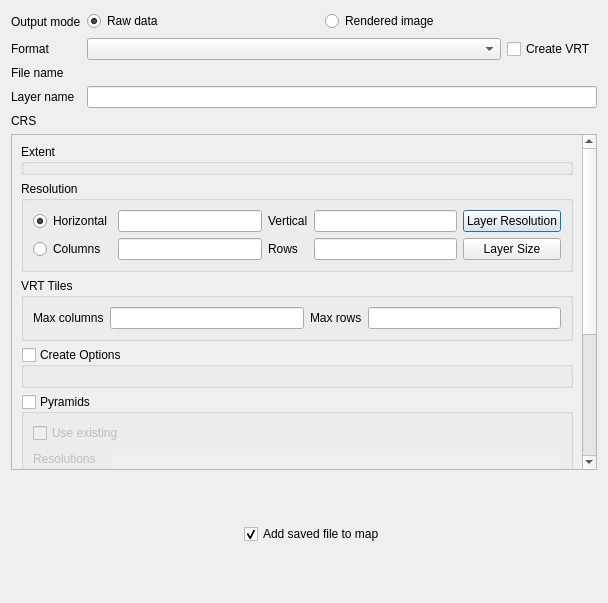
<?xml version="1.0" encoding="UTF-8"?>
<ui version="4.0">
 <class>QgsRasterLayerSaveAsDialogBase</class>
 <widget class="QDialog" name="QgsRasterLayerSaveAsDialogBase">
  <property name="geometry">
   <rect>
    <x>0</x>
    <y>0</y>
    <width>608</width>
    <height>603</height>
   </rect>
  </property>
  <property name="windowTitle">
   <string>Save Raster Layer as…</string>
  </property>
  <layout class="QVBoxLayout" name="verticalLayout">
   <item>
    <layout class="QGridLayout" name="gridLayout_4">
     <item row="2" column="1">
      <widget class="QgsFileWidget" name="mFilename">
       <property name="enabled">
        <bool>true</bool>
       </property>
       <property name="focusPolicy">
        <enum>Qt::NoFocus</enum>
       </property>
      </widget>
     </item>
     <item row="0" column="0">
      <widget class="QLabel" name="mModeLabel">
       <property name="text">
        <string>Output mode</string>
       </property>
      </widget>
     </item>
     <item row="0" column="1">
      <layout class="QHBoxLayout" name="horizontalLayout_6">
       <item>
        <widget class="QRadioButton" name="mRawModeRadioButton">
         <property name="toolTip">
          <string>Write out raw raster layer data. Optionally user defined NoData values may be applied.</string>
         </property>
         <property name="text">
          <string>Raw data</string>
         </property>
         <property name="checked">
          <bool>true</bool>
         </property>
        </widget>
       </item>
       <item>
        <widget class="QRadioButton" name="mRenderedModeRadioButton">
         <property name="toolTip">
          <string>Write out 3 bands RGB image rendered using current layer style.</string>
         </property>
         <property name="text">
          <string>Rendered image</string>
         </property>
         <property name="checked">
          <bool>false</bool>
         </property>
        </widget>
       </item>
       <item>
        <spacer name="horizontalSpacer">
         <property name="sizeHint" stdset="0">
          <size>
           <width>40</width>
           <height>20</height>
          </size>
         </property>
        </spacer>
       </item>
      </layout>
     </item>
     <item row="1" column="0">
      <widget class="QLabel" name="mFormatLabel">
       <property name="text">
        <string>Format</string>
       </property>
       <property name="buddy">
        <cstring>mFormatComboBox</cstring>
       </property>
      </widget>
     </item>
     <item row="4" column="1">
      <widget class="QgsProjectionSelectionWidget" name="mCrsSelector">
       <property name="focusPolicy">
        <enum>Qt::NoFocus</enum>
       </property>
      </widget>
     </item>
     <item row="1" column="1">
      <layout class="QHBoxLayout" name="horizontalLayout">
       <item>
        <widget class="QComboBox" name="mFormatComboBox">
         <property name="sizePolicy">
          <sizepolicy hsizetype="Expanding" vsizetype="Fixed">
           <horstretch>0</horstretch>
           <verstretch>0</verstretch>
          </sizepolicy>
         </property>
        </widget>
       </item>
       <item>
        <widget class="QCheckBox" name="mTileModeCheckBox">
         <property name="toolTip">
          <string>Create GDAL Virtual Format composed of multiple
datasets with maximum width and height specified below.</string>
         </property>
         <property name="text">
          <string>Create VRT</string>
         </property>
        </widget>
       </item>
      </layout>
     </item>
     <item row="4" column="0">
      <widget class="QLabel" name="label_2">
       <property name="sizePolicy">
        <sizepolicy hsizetype="Fixed" vsizetype="Fixed">
         <horstretch>0</horstretch>
         <verstretch>0</verstretch>
        </sizepolicy>
       </property>
       <property name="minimumSize">
        <size>
         <width>0</width>
         <height>0</height>
        </size>
       </property>
       <property name="text">
        <string>CRS</string>
       </property>
      </widget>
     </item>
     <item row="2" column="0">
      <widget class="QLabel" name="mSaveAsLabel">
       <property name="text">
        <string>File name</string>
       </property>
       <property name="buddy">
        <cstring>mFilename</cstring>
       </property>
      </widget>
     </item>
     <item row="3" column="0">
      <widget class="QLabel" name="label_3">
       <property name="text">
        <string>Layer name</string>
       </property>
      </widget>
     </item>
     <item row="3" column="1">
      <widget class="QLineEdit" name="mLayerName"/>
     </item>
    </layout>
   </item>
   <item>
    <widget class="QgsScrollArea" name="mScrollArea">
     <property name="widgetResizable">
      <bool>true</bool>
     </property>
     <widget class="QWidget" name="scrollAreaWidgetContents">
      <property name="geometry">
       <rect>
        <x>0</x>
        <y>0</y>
        <width>575</width>
        <height>628</height>
       </rect>
      </property>
      <layout class="QVBoxLayout" name="verticalLayout_5">
       <item>
        <widget class="QgsExtentGroupBox" name="mExtentGroupBox">
         <property name="sizePolicy">
          <sizepolicy hsizetype="Preferred" vsizetype="Preferred">
           <horstretch>0</horstretch>
           <verstretch>0</verstretch>
          </sizepolicy>
         </property>
         <property name="autoFillBackground">
          <bool>false</bool>
         </property>
         <property name="title">
          <string>Extent</string>
         </property>
         <property name="checkable">
          <bool>false</bool>
         </property>
         <property name="collapsed">
          <bool>false</bool>
         </property>
         <property name="saveCollapsedState">
          <bool>true</bool>
         </property>
         <widget class="QCheckBox" name="snapToGridCheckBox">
          <property name="geometry">
           <rect>
            <x>10</x>
            <y>80</y>
            <width>81</width>
            <height>18</height>
           </rect>
          </property>
          <property name="text">
           <string>Snap to grid</string>
          </property>
          <property name="checked">
           <bool>false</bool>
          </property>
         </widget>
        </widget>
       </item>
       <item>
        <widget class="QgsCollapsibleGroupBox" name="mResolutionGroupBox">
         <property name="sizePolicy">
          <sizepolicy hsizetype="Preferred" vsizetype="Preferred">
           <horstretch>0</horstretch>
           <verstretch>0</verstretch>
          </sizepolicy>
         </property>
         <property name="title">
          <string>Resolution</string>
         </property>
         <property name="flat">
          <bool>false</bool>
         </property>
         <property name="checkable">
          <bool>false</bool>
         </property>
         <property name="collapsed">
          <bool>false</bool>
         </property>
         <property name="saveCollapsedState">
          <bool>true</bool>
         </property>
         <layout class="QVBoxLayout" name="verticalLayout_3">
          <item>
           <layout class="QGridLayout" name="gridLayout_2">
            <item row="0" column="0">
             <widget class="QRadioButton" name="mResolutionRadioButton">
              <property name="text">
               <string>Horizontal</string>
              </property>
              <property name="checked">
               <bool>true</bool>
              </property>
             </widget>
            </item>
            <item row="0" column="1">
             <widget class="QLineEdit" name="mXResolutionLineEdit"/>
            </item>
            <item row="1" column="0">
             <widget class="QRadioButton" name="mSizeRadioButton">
              <property name="text">
               <string>Columns</string>
              </property>
             </widget>
            </item>
            <item row="1" column="1">
             <widget class="QLineEdit" name="mColumnsLineEdit"/>
            </item>
            <item row="1" column="2">
             <widget class="QLabel" name="mRowsLabel">
              <property name="text">
               <string>Rows</string>
              </property>
             </widget>
            </item>
            <item row="0" column="3">
             <widget class="QLineEdit" name="mYResolutionLineEdit"/>
            </item>
            <item row="1" column="3">
             <widget class="QLineEdit" name="mRowsLineEdit"/>
            </item>
            <item row="0" column="4">
             <widget class="QPushButton" name="mOriginalResolutionPushButton">
              <property name="text">
               <string>Layer Resolution</string>
              </property>
             </widget>
            </item>
            <item row="1" column="4">
             <widget class="QPushButton" name="mOriginalSizePushButton">
              <property name="text">
               <string>Layer Size</string>
              </property>
             </widget>
            </item>
            <item row="0" column="2">
             <widget class="QLabel" name="label">
              <property name="text">
               <string>Vertical</string>
              </property>
             </widget>
            </item>
           </layout>
          </item>
         </layout>
        </widget>
       </item>
       <item>
        <widget class="QgsCollapsibleGroupBox" name="mTilesGroupBox">
         <property name="sizePolicy">
          <sizepolicy hsizetype="Preferred" vsizetype="Preferred">
           <horstretch>0</horstretch>
           <verstretch>0</verstretch>
          </sizepolicy>
         </property>
         <property name="title">
          <string>VRT Tiles</string>
         </property>
         <property name="checkable">
          <bool>false</bool>
         </property>
         <property name="checked">
          <bool>false</bool>
         </property>
         <property name="collapsed">
          <bool>false</bool>
         </property>
         <property name="saveCollapsedState">
          <bool>true</bool>
         </property>
         <layout class="QHBoxLayout" name="horizontalLayout_5">
          <item>
           <widget class="QLabel" name="mMaximumSizeXLabel">
            <property name="toolTip">
             <string>Maximum number of columns in one tile.</string>
            </property>
            <property name="text">
             <string>Max columns</string>
            </property>
           </widget>
          </item>
          <item>
           <widget class="QLineEdit" name="mMaximumSizeXLineEdit">
            <property name="toolTip">
             <string>Maximum number of columns in one tile.</string>
            </property>
           </widget>
          </item>
          <item>
           <widget class="QLabel" name="mMaximumSizeYLabel">
            <property name="toolTip">
             <string>Maximum number of rows in one tile.</string>
            </property>
            <property name="text">
             <string>Max rows</string>
            </property>
           </widget>
          </item>
          <item>
           <widget class="QLineEdit" name="mMaximumSizeYLineEdit">
            <property name="toolTip">
             <string>Maximum number of rows in one tile.</string>
            </property>
           </widget>
          </item>
         </layout>
        </widget>
       </item>
       <item>
        <widget class="QgsCollapsibleGroupBox" name="mCreateOptionsGroupBox">
         <property name="sizePolicy">
          <sizepolicy hsizetype="Preferred" vsizetype="Preferred">
           <horstretch>0</horstretch>
           <verstretch>0</verstretch>
          </sizepolicy>
         </property>
         <property name="title">
          <string>Create Options</string>
         </property>
         <property name="checkable">
          <bool>true</bool>
         </property>
         <property name="checked">
          <bool>false</bool>
         </property>
         <property name="collapsed">
          <bool>false</bool>
         </property>
         <property name="saveCollapsedState">
          <bool>true</bool>
         </property>
         <layout class="QGridLayout" name="gridLayout_5">
          <item row="0" column="0">
           <widget class="QgsRasterFormatSaveOptionsWidget" name="mCreationOptionsWidget" native="true"/>
          </item>
         </layout>
        </widget>
       </item>
       <item>
        <widget class="QgsCollapsibleGroupBox" name="mPyramidsGroupBox">
         <property name="sizePolicy">
          <sizepolicy hsizetype="Preferred" vsizetype="Preferred">
           <horstretch>0</horstretch>
           <verstretch>0</verstretch>
          </sizepolicy>
         </property>
         <property name="title">
          <string>Pyramids</string>
         </property>
         <property name="checkable">
          <bool>true</bool>
         </property>
         <property name="checked">
          <bool>false</bool>
         </property>
         <property name="collapsed">
          <bool>false</bool>
         </property>
         <property name="saveCollapsedState">
          <bool>true</bool>
         </property>
         <layout class="QGridLayout" name="gridLayout_3">
          <item row="3" column="0">
           <widget class="QgsRasterPyramidsOptionsWidget" name="mPyramidsOptionsWidget" native="true"/>
          </item>
          <item row="2" column="0">
           <widget class="Line" name="line">
            <property name="orientation">
             <enum>Qt::Vertical</enum>
            </property>
           </widget>
          </item>
          <item row="1" column="0">
           <layout class="QHBoxLayout" name="horizontalLayout_9">
            <item>
             <widget class="QLabel" name="mPyramidResolutionsLabel">
              <property name="text">
               <string>Resolutions</string>
              </property>
             </widget>
            </item>
            <item>
             <spacer name="horizontalSpacer_5">
              <property name="sizeType">
               <enum>QSizePolicy::Fixed</enum>
              </property>
              <property name="sizeHint" stdset="0">
               <size>
                <width>10</width>
                <height>0</height>
               </size>
              </property>
             </spacer>
            </item>
            <item>
             <widget class="QLineEdit" name="mPyramidResolutionsLineEdit">
              <property name="toolTip">
               <string>Pyramid resolutions corresponding to levels given</string>
              </property>
              <property name="autoFillBackground">
               <bool>false</bool>
              </property>
              <property name="text">
               <string/>
              </property>
              <property name="frame">
               <bool>false</bool>
              </property>
              <property name="readOnly">
               <bool>true</bool>
              </property>
             </widget>
            </item>
           </layout>
          </item>
          <item row="0" column="0">
           <widget class="QCheckBox" name="mPyramidsUseExistingCheckBox">
            <property name="text">
             <string>Use existing</string>
            </property>
           </widget>
          </item>
         </layout>
        </widget>
       </item>
       <item>
        <widget class="QgsCollapsibleGroupBox" name="mNoDataGroupBox">
         <property name="sizePolicy">
          <sizepolicy hsizetype="Preferred" vsizetype="Preferred">
           <horstretch>0</horstretch>
           <verstretch>0</verstretch>
          </sizepolicy>
         </property>
         <property name="toolTip">
          <string>Additional NoData values. The specified values will be set to NoData in output raster.</string>
         </property>
         <property name="title">
          <string>NoData values</string>
         </property>
         <property name="checkable">
          <bool>true</bool>
         </property>
         <property name="checked">
          <bool>false</bool>
         </property>
         <property name="collapsed">
          <bool>false</bool>
         </property>
         <property name="saveCollapsedState">
          <bool>true</bool>
         </property>
         <layout class="QHBoxLayout" name="horizontalLayout_7">
          <item>
           <layout class="QGridLayout" name="gridLayout">
            <item row="2" column="1">
             <widget class="QPushButton" name="mRemoveSelectedNoDataToolButton">
              <property name="sizePolicy">
               <sizepolicy hsizetype="Fixed" vsizetype="Fixed">
                <horstretch>0</horstretch>
                <verstretch>0</verstretch>
               </sizepolicy>
              </property>
              <property name="toolTip">
               <string>Remove selected row</string>
              </property>
              <property name="styleSheet">
               <string notr="true"/>
              </property>
              <property name="text">
               <string/>
              </property>
              <property name="icon">
               <iconset resource="../../images/images.qrc">
                <normaloff>:/images/themes/default/symbologyRemove.svg</normaloff>:/images/themes/default/symbologyRemove.svg</iconset>
              </property>
             </widget>
            </item>
            <item row="2" column="0">
             <widget class="QPushButton" name="mAddNoDataManuallyToolButton">
              <property name="sizePolicy">
               <sizepolicy hsizetype="Fixed" vsizetype="Fixed">
                <horstretch>0</horstretch>
                <verstretch>0</verstretch>
               </sizepolicy>
              </property>
              <property name="toolTip">
               <string>Add values manually</string>
              </property>
              <property name="text">
               <string/>
              </property>
              <property name="icon">
               <iconset resource="../../images/images.qrc">
                <normaloff>:/images/themes/default/symbologyAdd.svg</normaloff>:/images/themes/default/symbologyAdd.svg</iconset>
              </property>
             </widget>
            </item>
            <item row="1" column="0" colspan="5">
             <widget class="QTableWidget" name="mNoDataTableWidget">
              <property name="sizePolicy">
               <sizepolicy hsizetype="Expanding" vsizetype="Preferred">
                <horstretch>0</horstretch>
                <verstretch>0</verstretch>
               </sizepolicy>
              </property>
              <property name="minimumSize">
               <size>
                <width>0</width>
                <height>0</height>
               </size>
              </property>
              <attribute name="horizontalHeaderMinimumSectionSize">
               <number>200</number>
              </attribute>
              <attribute name="horizontalHeaderDefaultSectionSize">
               <number>250</number>
              </attribute>
             </widget>
            </item>
            <item row="2" column="2">
             <widget class="QPushButton" name="mLoadTransparentNoDataToolButton">
              <property name="sizePolicy">
               <sizepolicy hsizetype="Fixed" vsizetype="Fixed">
                <horstretch>0</horstretch>
                <verstretch>0</verstretch>
               </sizepolicy>
              </property>
              <property name="toolTip">
               <string>Load user defined fully transparent (100%) values </string>
              </property>
              <property name="text">
               <string/>
              </property>
              <property name="icon">
               <iconset resource="../../images/images.qrc">
                <normaloff>:/images/themes/default/mActionFileOpen.svg</normaloff>:/images/themes/default/mActionFileOpen.svg</iconset>
              </property>
             </widget>
            </item>
            <item row="2" column="3">
             <widget class="QPushButton" name="mRemoveAllNoDataToolButton">
              <property name="sizePolicy">
               <sizepolicy hsizetype="Fixed" vsizetype="Fixed">
                <horstretch>0</horstretch>
                <verstretch>0</verstretch>
               </sizepolicy>
              </property>
              <property name="toolTip">
               <string>Clear all</string>
              </property>
              <property name="text">
               <string/>
              </property>
              <property name="icon">
               <iconset resource="../../images/images.qrc">
                <normaloff>:/images/themes/default/mActionRemove.svg</normaloff>:/images/themes/default/mActionRemove.svg</iconset>
              </property>
             </widget>
            </item>
           </layout>
          </item>
         </layout>
        </widget>
       </item>
       <item>
        <spacer name="verticalSpacer">
         <property name="sizeType">
          <enum>QSizePolicy::Fixed</enum>
         </property>
         <property name="sizeHint" stdset="0">
          <size>
           <width>20</width>
           <height>40</height>
          </size>
         </property>
        </spacer>
       </item>
      </layout>
     </widget>
    </widget>
   </item>
   <item>
    <layout class="QHBoxLayout" name="horizontalLayout_10">
     <item>
      <widget class="QDialogButtonBox" name="mHelpButtonBox">
       <property name="standardButtons">
        <set>QDialogButtonBox::NoButton</set>
       </property>
      </widget>
     </item>
     <item>
      <spacer name="horizontalSpacer1">
       <property name="sizeHint" stdset="0">
        <size>
         <width>20</width>
         <height>10</height>
        </size>
       </property>
      </spacer>
     </item>
     <item>
      <widget class="QCheckBox" name="mAddToCanvas">
       <property name="text">
        <string>Add saved file to map</string>
       </property>
       <property name="checked">
        <bool>true</bool>
       </property>
      </widget>
     </item>
     <item>
      <widget class="QDialogButtonBox" name="mButtonBox">
       <property name="standardButtons">
        <set>QDialogButtonBox::NoButton</set>
       </property>
      </widget>
     </item>
    </layout>
   </item>
  </layout>
 </widget>
 <customwidgets>
  <customwidget>
   <class>QgsCollapsibleGroupBox</class>
   <extends>QGroupBox</extends>
   <header>qgscollapsiblegroupbox.h</header>
   <container>1</container>
  </customwidget>
  <customwidget>
   <class>QgsExtentGroupBox</class>
   <extends>QgsCollapsibleGroupBox</extends>
   <header>qgsextentgroupbox.h</header>
   <container>1</container>
  </customwidget>
  <customwidget>
   <class>QgsFileWidget</class>
   <extends>QWidget</extends>
   <header>qgsfilewidget.h</header>
   <container>1</container>
  </customwidget>
  <customwidget>
   <class>QgsProjectionSelectionWidget</class>
   <extends>QWidget</extends>
   <header>qgsprojectionselectionwidget.h</header>
   <container>1</container>
  </customwidget>
  <customwidget>
   <class>QgsScrollArea</class>
   <extends>QScrollArea</extends>
   <header>qgsscrollarea.h</header>
   <container>1</container>
  </customwidget>
  <customwidget>
   <class>QgsRasterFormatSaveOptionsWidget</class>
   <extends>QWidget</extends>
   <header>qgsrasterformatsaveoptionswidget.h</header>
   <container>1</container>
  </customwidget>
  <customwidget>
   <class>QgsRasterPyramidsOptionsWidget</class>
   <extends>QWidget</extends>
   <header>qgsrasterpyramidsoptionswidget.h</header>
   <container>1</container>
  </customwidget>
 </customwidgets>
 <tabstops>
  <tabstop>mRawModeRadioButton</tabstop>
  <tabstop>mRenderedModeRadioButton</tabstop>
  <tabstop>mFormatComboBox</tabstop>
  <tabstop>mTileModeCheckBox</tabstop>
  <tabstop>mFilename</tabstop>
  <tabstop>mLayerName</tabstop>
  <tabstop>mCrsSelector</tabstop>
  <tabstop>mScrollArea</tabstop>
  <tabstop>mResolutionRadioButton</tabstop>
  <tabstop>mXResolutionLineEdit</tabstop>
  <tabstop>mYResolutionLineEdit</tabstop>
  <tabstop>mOriginalResolutionPushButton</tabstop>
  <tabstop>mSizeRadioButton</tabstop>
  <tabstop>mColumnsLineEdit</tabstop>
  <tabstop>mRowsLineEdit</tabstop>
  <tabstop>mOriginalSizePushButton</tabstop>
  <tabstop>mMaximumSizeXLineEdit</tabstop>
  <tabstop>mMaximumSizeYLineEdit</tabstop>
  <tabstop>mCreateOptionsGroupBox</tabstop>
  <tabstop>mPyramidsGroupBox</tabstop>
  <tabstop>mPyramidsUseExistingCheckBox</tabstop>
  <tabstop>mPyramidResolutionsLineEdit</tabstop>
  <tabstop>mNoDataGroupBox</tabstop>
  <tabstop>mNoDataTableWidget</tabstop>
  <tabstop>mAddNoDataManuallyToolButton</tabstop>
  <tabstop>mRemoveSelectedNoDataToolButton</tabstop>
  <tabstop>mLoadTransparentNoDataToolButton</tabstop>
  <tabstop>mRemoveAllNoDataToolButton</tabstop>
  <tabstop>mAddToCanvas</tabstop>
 </tabstops>
 <resources>
  <include location="../../images/images.qrc"/>
 </resources>
 <connections/>
</ui>
